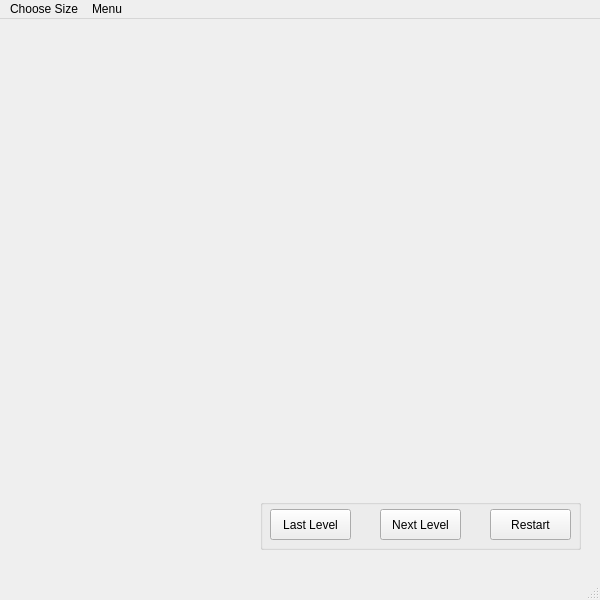
<?xml version="1.0" encoding="UTF-8"?>
<ui version="4.0">
 <class>MainWindow</class>
 <widget class="QMainWindow" name="MainWindow">
  <property name="geometry">
   <rect>
    <x>0</x>
    <y>0</y>
    <width>600</width>
    <height>600</height>
   </rect>
  </property>
  <property name="windowTitle">
   <string>Flow Free</string>
  </property>
  <widget class="QWidget" name="centralWidget">
   <widget class="QGroupBox" name="groupBox">
    <property name="geometry">
     <rect>
      <x>260</x>
      <y>480</y>
      <width>321</width>
      <height>51</height>
     </rect>
    </property>
    <property name="title">
     <string/>
    </property>
    <widget class="QPushButton" name="pushButton">
     <property name="geometry">
      <rect>
       <x>10</x>
       <y>10</y>
       <width>81</width>
       <height>31</height>
      </rect>
     </property>
     <property name="text">
      <string>Last Level</string>
     </property>
    </widget>
    <widget class="QPushButton" name="pushButton_2">
     <property name="geometry">
      <rect>
       <x>120</x>
       <y>10</y>
       <width>81</width>
       <height>31</height>
      </rect>
     </property>
     <property name="text">
      <string>Next Level</string>
     </property>
    </widget>
    <widget class="QPushButton" name="pushButton_3">
     <property name="geometry">
      <rect>
       <x>230</x>
       <y>10</y>
       <width>81</width>
       <height>31</height>
      </rect>
     </property>
     <property name="text">
      <string>Restart</string>
     </property>
    </widget>
   </widget>
  </widget>
  <widget class="QMenuBar" name="menuBar">
   <property name="geometry">
    <rect>
     <x>0</x>
     <y>0</y>
     <width>600</width>
     <height>23</height>
    </rect>
   </property>
   <widget class="QMenu" name="menu">
    <property name="title">
     <string>Choose Size</string>
    </property>
    <addaction name="separator"/>
    <addaction name="action5_5"/>
    <addaction name="action6_9"/>
    <addaction name="action7_9"/>
   </widget>
   <widget class="QMenu" name="menuExit">
    <property name="title">
     <string>Menu</string>
    </property>
    <addaction name="separator"/>
    <addaction name="actionAuthor"/>
    <addaction name="actionExit_game"/>
   </widget>
   <addaction name="menu"/>
   <addaction name="menuExit"/>
  </widget>
  <widget class="QStatusBar" name="statusBar"/>
  <action name="action6_6">
   <property name="text">
    <string>5*5</string>
   </property>
  </action>
  <action name="action6_7">
   <property name="text">
    <string>6*6</string>
   </property>
  </action>
  <action name="action7_7">
   <property name="text">
    <string>7*7</string>
   </property>
  </action>
  <action name="actionAuthor">
   <property name="text">
    <string>author</string>
   </property>
  </action>
  <action name="actionExit_game">
   <property name="text">
    <string>exit game</string>
   </property>
  </action>
  <action name="action6_8">
   <property name="text">
    <string>6*6</string>
   </property>
  </action>
  <action name="action7_8">
   <property name="text">
    <string>7*7</string>
   </property>
  </action>
  <action name="action5_5">
   <property name="text">
    <string>5*5</string>
   </property>
  </action>
  <action name="action6_9">
   <property name="text">
    <string>6*6</string>
   </property>
  </action>
  <action name="action7_9">
   <property name="text">
    <string>7*7</string>
   </property>
  </action>
 </widget>
 <layoutdefault spacing="6" margin="11"/>
 <resources/>
 <connections>
  <connection>
   <sender>actionExit_game</sender>
   <signal>triggered()</signal>
   <receiver>MainWindow</receiver>
   <slot>close()</slot>
   <hints>
    <hint type="sourcelabel">
     <x>-1</x>
     <y>-1</y>
    </hint>
    <hint type="destinationlabel">
     <x>199</x>
     <y>149</y>
    </hint>
   </hints>
  </connection>
 </connections>
</ui>
